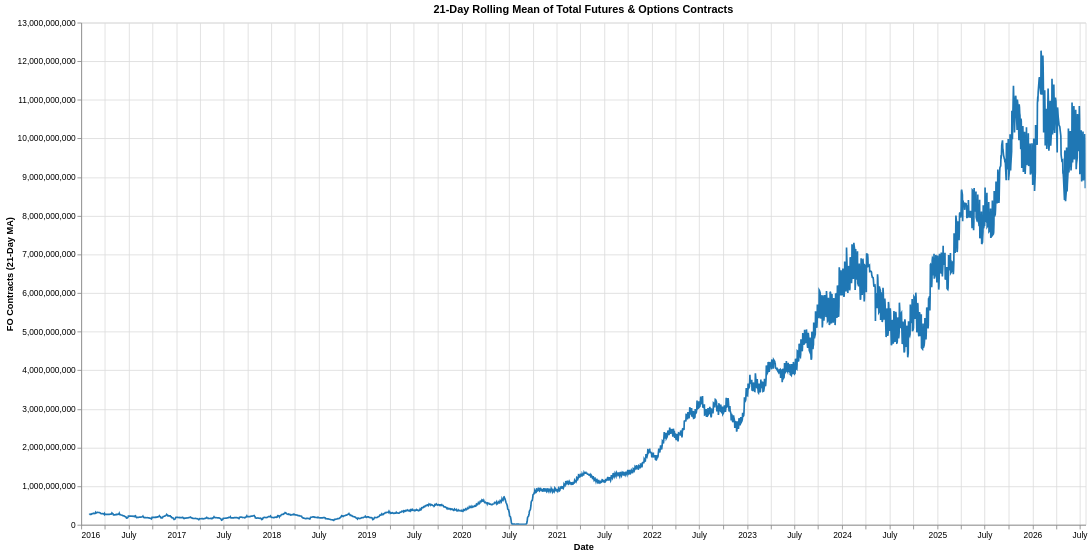

Notebook cell for this chart:
### Code cell
import altair as alt

# 1. Prepare the dataframe for Altair
pl = pd.DataFrame()

# We need the Date column for the X-axis
pl['Date'] = df['Date'] 

# Calculate the rolling mean and save it as a specific column
pl['focontracts_21d_ma'] = (df['Futures Quantity'] + df['Options Quantity']).rolling(21).mean()

# 2. Plot with Altair
chart = alt.Chart(pl).mark_line(color='#1f77b4').encode(
    x=alt.X('Date:T', title='Date'),
    y=alt.Y('focontracts_21d_ma:Q', title='FO Contracts (21-Day MA)'),
    tooltip=[
        alt.Tooltip('Date:T', title='Date', format='%Y-%m-%d'),
        alt.Tooltip('focontracts_21d_ma:Q', title='Contracts', format=',.0f')
    ]
).properties(
    title='21-Day Rolling Mean of Total Futures & Options Contracts',
    width=1200,
    height=600
).interactive()

# 3. Display the chart
chart

### Figure 1 — Vega-Lite specification as saved in the notebook (floating-point values rounded to 4 significant figures; data arrays with more than 128 entries replaced by an {"elided": "..."} marker saying what was removed)
{"config": {"view": {"continuousWidth": 300, "continuousHeight": 300}}, "data": {"name": "data-a546dde5d54cc1f2581491044f286cd8"}, "mark": {"type": "line", "color": "#1f77b4"}, "encoding": {"tooltip": [{"field": "Date", "format": "%Y-%m-%d", "title": "Date", "type": "temporal"}, {"field": "focontracts_21d_ma", "format": ",.0f", "title": "Contracts", "type": "quantitative"}], "x": {"field": "Date", "title": "Date", "type": "temporal"}, "y": {"field": "focontracts_21d_ma", "title": "FO Contracts (21-Day MA)", "type": "quantitative"}}, "height": 600, "params": [{"name": "param_1e9efca18e7a2868", "select": {"type": "interval", "encodings": ["x", "y"]}, "bind": "scales"}], "title": "21-Day Rolling Mean of Total Futures & Options Contracts", "width": 1200, "$schema": "https://vega.github.io/schema/vega-lite/v6.4.1.json", "datasets": {"data-a546dde5d54cc1f2581491044f286cd8": {"elided": "2599 records"}}}
